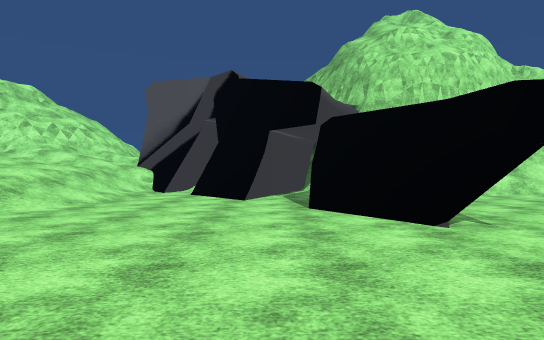
View 1 (above)

17 first-person views from a walk through a scene from a Unity 3-D project. The camera is 1.3 m above the floor, looks level and sees 75° across. The floor is counted in squares, 2 m on a side. Each view is taken from the middle of a square. On the plan, view 1 faces up. The plan holds only what a view shows up to about 10 squares ahead; the rest is blank. The place goes on beyond the plan. Some surface patterns are stand-ins.

View 2
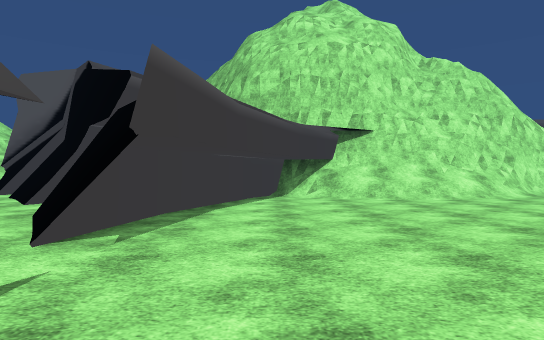

View 3
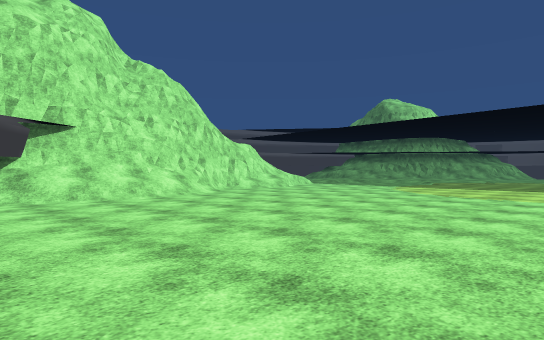

View 4
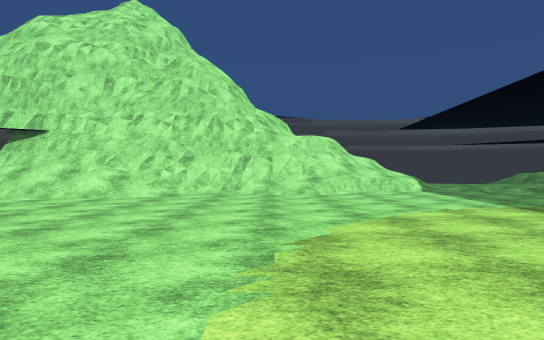

View 5
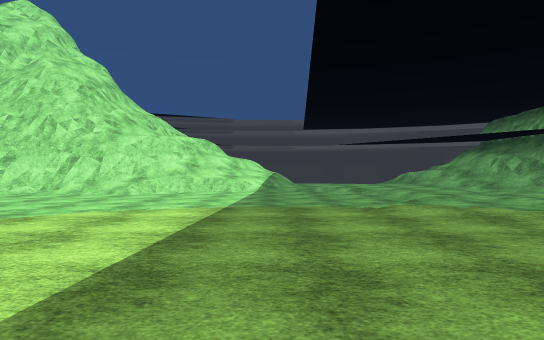

View 6
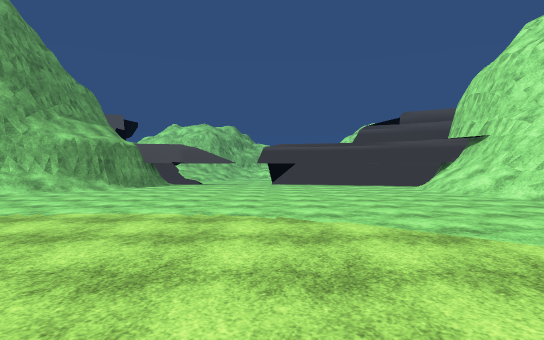

View 7
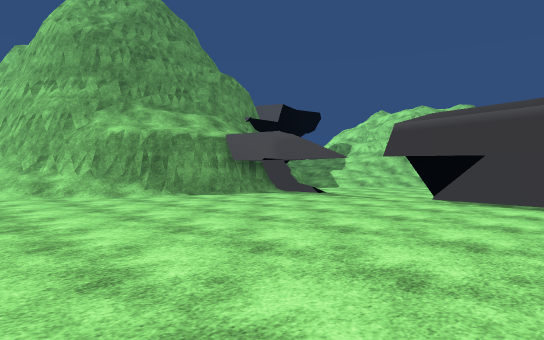

View 8
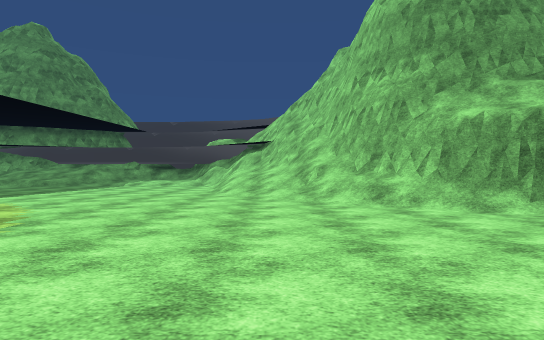

View 9
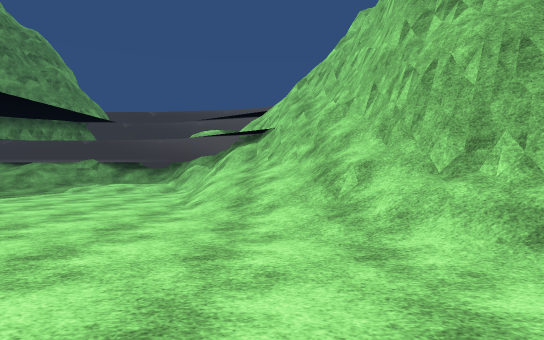

View 10
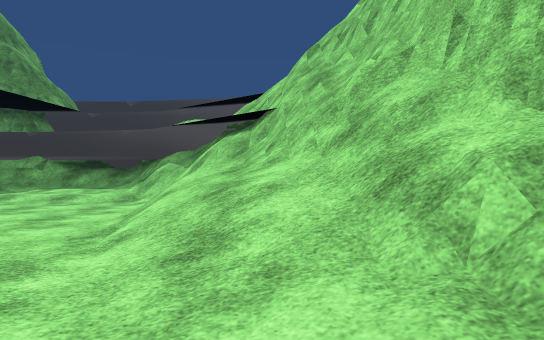

View 11
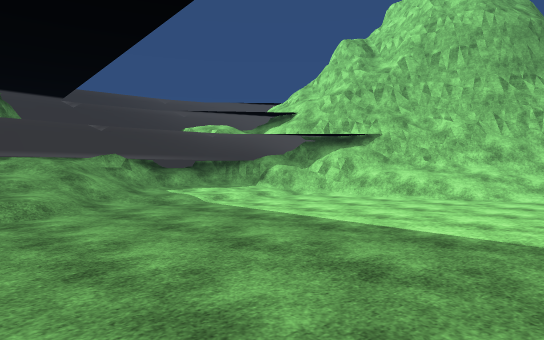

View 12
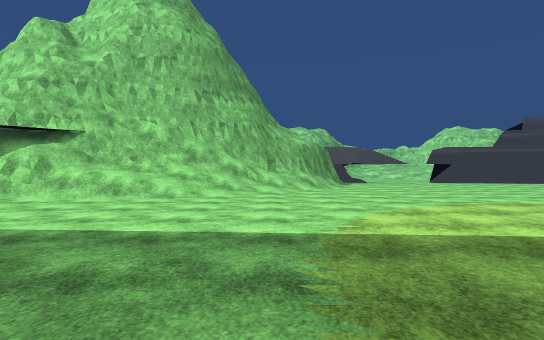

View 13
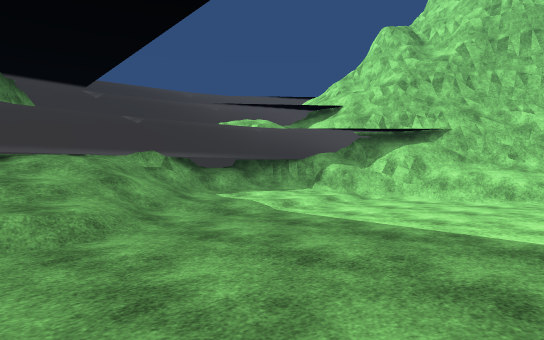

View 14
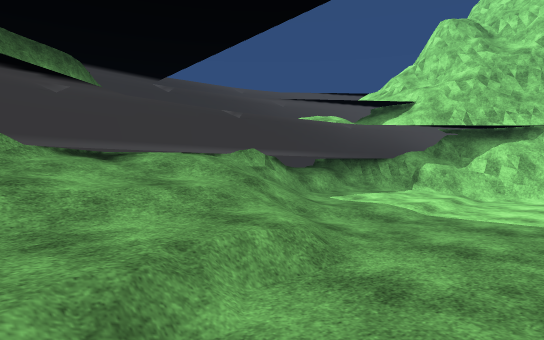

View 15
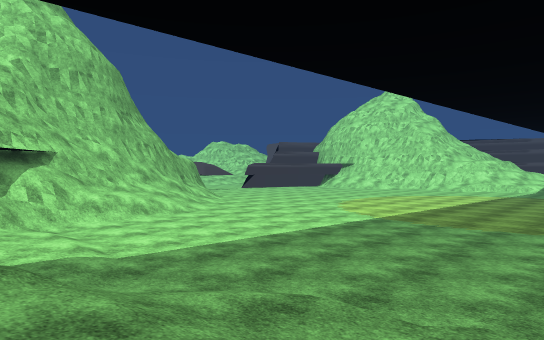

View 16
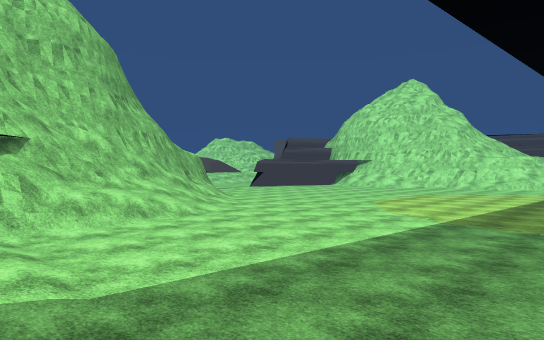

View 17
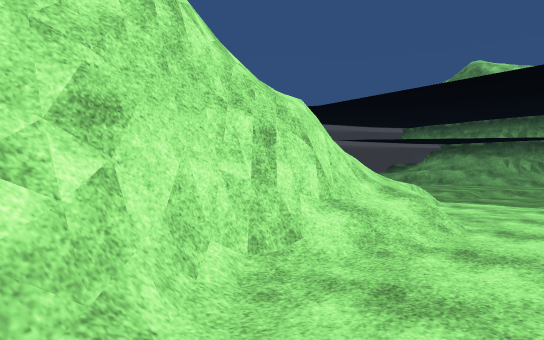

### Floor plan
Key: @ floor where view 1 was taken; # wall or solid block; . main floor; : floor 0.25 m higher than the main floor; + floor 0.5 m higher than the main floor; * floor 1.5 m higher than the main floor; / step, stairs or slope; = window, fence, low wall or low ledge.
Columns run from 6 left of view 1 to 25 right of it. Each row starts with its distance up from view 1.
 11    #      ##########/=..../::://
 10  ///  #  ###////=........../:://
  9 *//./ #  #..////.........../:::
  8 ///../# ##................./::
  7  //.... #................./:::
  6  //.... #...................:
  5   ......#...................
  4    .....#...................
  3    ........................
  2     ......................
  1      ....................
  0       @  ...............
 -1           #/...............
 -2           ###//............
 -3             ##//...........
 -4              #///..........
 -5              ##///.........
 -6               #///.........
 -7               #=///........
 -8               ##=//.........
 -9               ##=//......../
-10                ##==.///.////
-11                ## ///+//////
-12                    =/+//////
-13                     #####/

Where each view was taken, in squares from view 1:
view 1: 0 up, 0 right, facing up
view 2: 1 up, 4 right, facing up
view 3: 1 up, 4 right, facing up-right
view 4: 1 up, 13 right, facing up
view 5: 1 up, 18 right, facing up
view 6: 4 up, 18 right, facing left
view 7: 7 up, 10 right, facing down-left
view 8: 4 up, 10 right, facing down
view 9: 0 up, 10 right, facing down
view 10: 3 down, 10 right, facing down
view 11: 4 down, 20 right, facing down-left
view 12: 4 down, 20 right, facing left
view 13: 6 down, 20 right, facing down-left
view 14: 8 down, 21 right, facing down-left
view 15: 12 down, 21 right, facing up-left
view 16: 11 down, 19 right, facing up-left
view 17: 9 up, 10 right, facing up-right
